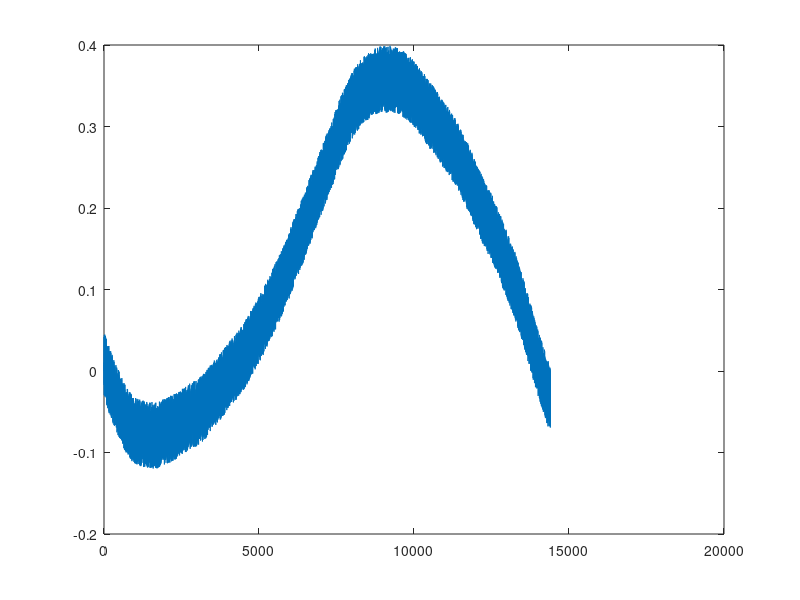
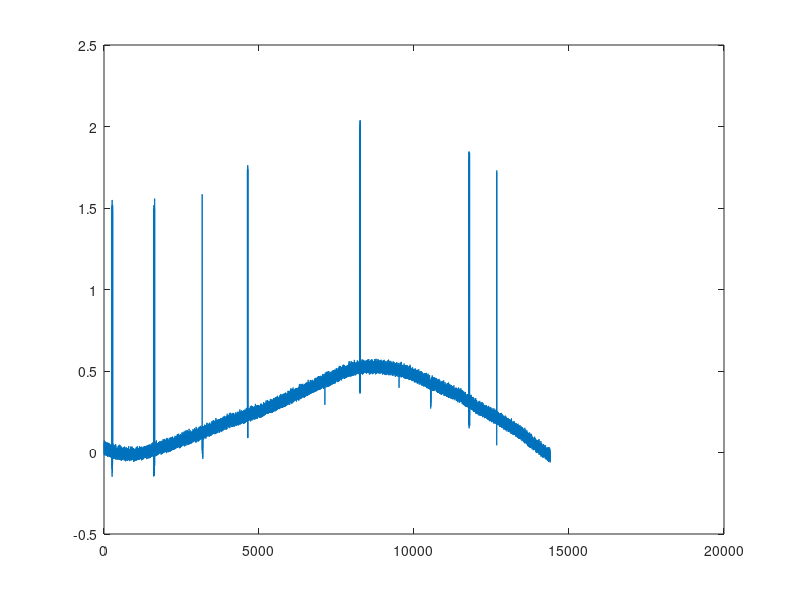
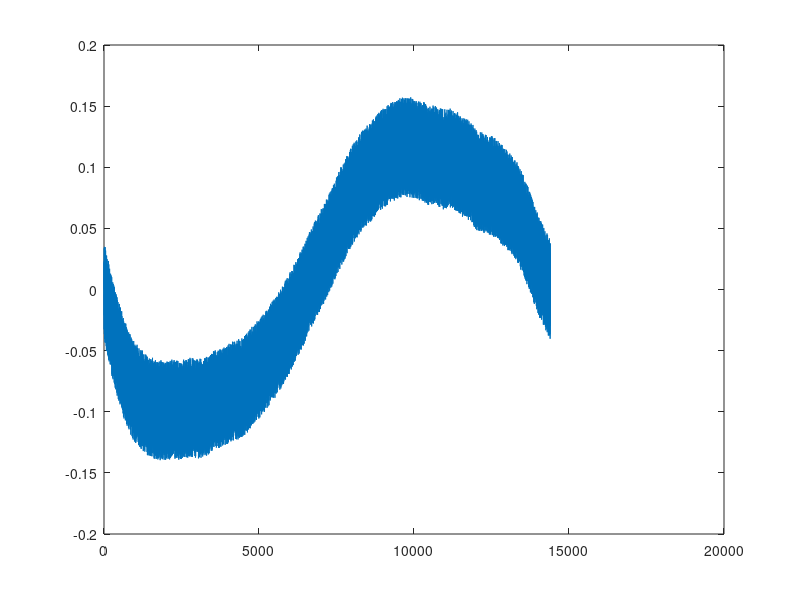

Source code (MATLAB) for these figures, in order:

load AllTiming_Jarrett_20080129.mat

% load AllTiming_Jarrett_20080117.mat
% load AllTiming_Bessie_20080117.mat

% dEyeFrame dEyeTime dTrackerFrame dTrackerTime dDisplayFrame dDisplayTime



nPoints = length(dEyeFrame);
iRange = 1:nPoints;
dEyeTime =  dEyeTime(iRange); 
dEyeFrame =  dEyeFrame(iRange); 
dC1 = (dEyeTime(end) - dEyeTime(1))/(dEyeFrame(end) - dEyeFrame(1));
dC0 = dEyeTime(1);
dCalcEyeTime = dC0 + dC1 * (dEyeFrame- dEyeFrame(1));

fprintf('IScan frame rate: %g\n', 1000/dC1);

figure;
plot(dEyeTime - dCalcEyeTime);

% figure;
% hist(diff(dEyeTime - dCalcEyeTime));

dC0 = dTrackerTime(1);
dC1 = (dTrackerTime(end) - dTrackerTime(1))/(dTrackerFrame(end) - dTrackerFrame(1));
dC0 = dTrackerTime(1);
dCalcTrackerTime = dC0 + dC1 * (dTrackerFrame- dTrackerFrame(1));

fprintf('Liberty frame rate: %g\n', 1000/dC1);

figure;
plot(dTrackerTime - dCalcTrackerTime);

% figure;
% hist(diff(dTrackerTime - dCalcTrackerTime));

dC0 = dDisplayTime(1);
dC1 = (dDisplayTime(end) - dDisplayTime(1))/(dDisplayFrame(end) - dDisplayFrame(1));
dC0 = dDisplayTime(1);
dCalcDisplayTime = dC0 + dC1 * (dDisplayFrame- dDisplayFrame(1));

fprintf('Display frame rate: %g\n', 1000/dC1);


figure;
plot(dDisplayTime - dCalcDisplayTime);

% figure;
% hist(diff(dTrackerTime - dCalcTrackerTime));



